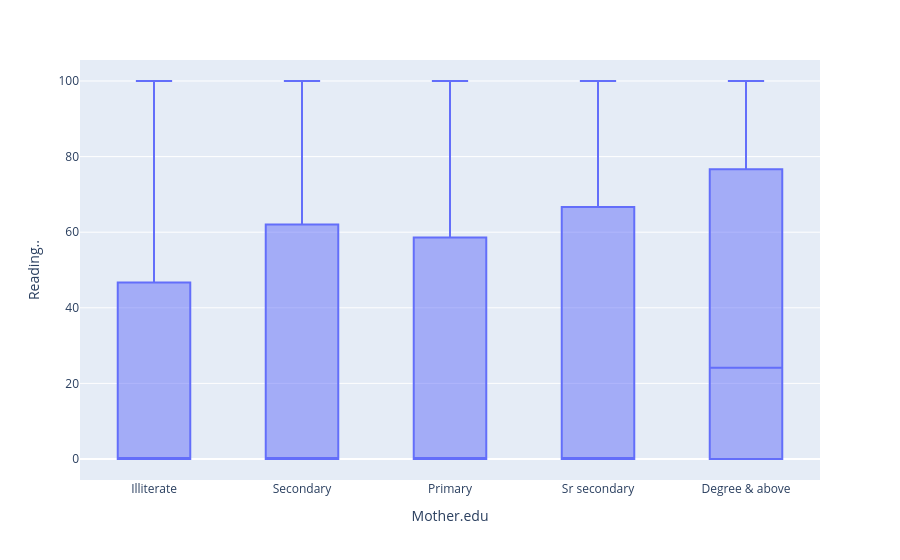

The cell this chart's notebook holds for it:
### Code cell
px.box(df, x="Mother.edu", y="Reading..")

### Figure 1 — Plotly figure (JSON) as saved in the notebook; plotly's stock layout.template omitted (floating-point values rounded to 4 significant figures; data arrays with more than 128 entries replaced by an {"elided": "..."} marker saying what was removed)
{"data": [{"alignmentgroup": "True", "hovertemplate": "Mother.edu=%{x}<br>Reading..=%{y}<extra></extra>", "legendgroup": "", "marker": {"color": "#636efa"}, "name": "", "notched": false, "offsetgroup": "", "orientation": "v", "showlegend": false, "type": "box", "x": {"elided": "8801 str values"}, "x0": " ", "xaxis": "x", "y": {"elided": "8801 float values"}, "y0": " ", "yaxis": "y"}], "layout": {"boxmode": "group", "legend": {"tracegroupgap": 0}, "margin": {"t": 60}, "xaxis": {"anchor": "y", "domain": [0, 1], "title": {"text": "Mother.edu"}}, "yaxis": {"anchor": "x", "domain": [0, 1], "title": {"text": "Reading.."}}}}
